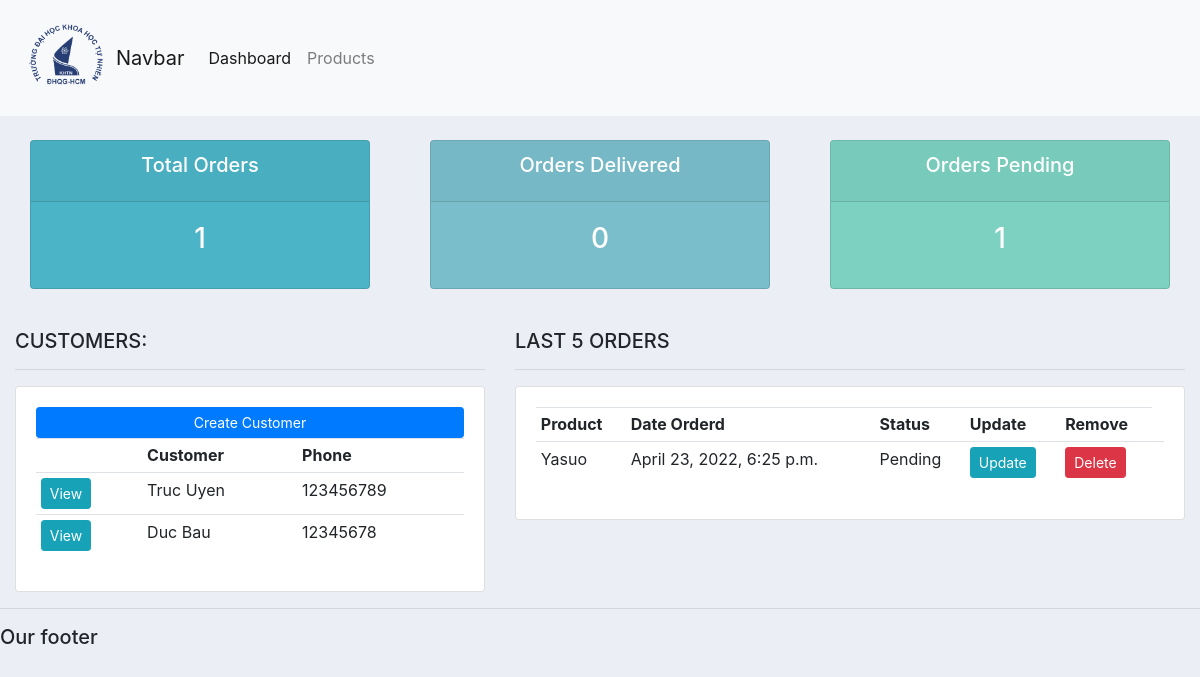
The app's page /, older data.
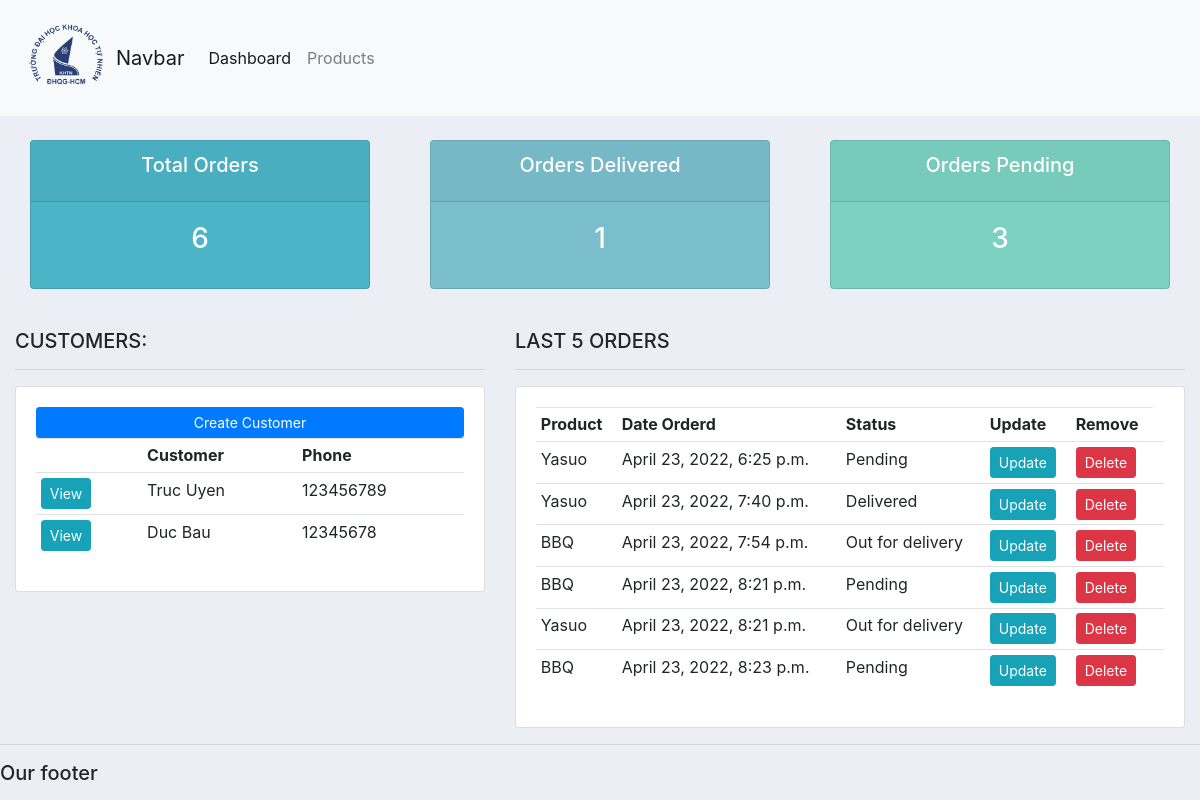
The same page, newer data.
### accounts/models.py (models this page shows, shortened)
class Customer(models.Model):
    name = models.CharField(max_length=200, null=True)
    phone = models.CharField(max_length=200, null=True)
    email = models.CharField(max_length=200, null=True)
    date_created = models.DateTimeField(auto_now_add=True)

class Order(models.Model):
    STATUS = (
        ('Pending', 'Pending'),
        ('Out for delivery', 'Out for delivery'),
        ('Delivered', 'Delivered')
    )
    customer = models.ForeignKey(Customer, null=True, on_delete=models.SET_NULL)
    product = models.ForeignKey(Product, null=True, on_delete=models.SET_NULL)
    date_created = models.DateTimeField(auto_now_add=True)
    status = models.CharField(max_length=200, null=True, choices=STATUS)
    note = models.CharField(max_length=200, null=True)

class Product(models.Model):
    CATELOGY = (
        ('Indoor', 'Indoor'),
        ('Outdoor', 'Outdoor')
    )
    name = models.CharField(max_length=200, null=True)
    price = models.FloatField(null=True)
    category = models.CharField(max_length=200, null=True, choices=CATELOGY)
    description = models.CharField(max_length=200, null=True,blank=True)
    date_created = models.DateTimeField(auto_now_add=True)
    tags = models.ManyToManyField(Tag)
    def __str__(self):
        return self.name

### accounts/views.py (the view)
# urls.py: 2. Add a URL to urlpatterns:  path('', views.home, name='home')
def home(request):
    orders = Order.objects.all()
    customers = Customer.objects.all()
    total_orders = orders.count()
    delivered = orders.filter(status='Delivered').count()
    pending = orders.filter(status='Pending').count()
    context = {'orders': orders, 'customers': customers,
               'total_orders': total_orders,
               'delivered': delivered,
               "pending": pending}
    return render(request, 'accounts/dashboard.html', context)

### templates/accounts/dashboard.html
<!DOCTYPE html>
{%  extends 'accounts/main.html' %}
{% block content %}
{%  include 'accounts/status.html' %}
<br>
<div class="row">
	<div class="col-md-5">
		<h5>CUSTOMERS:</h5>
		<hr>
		<div class="card card-body">
			<a class="btn btn-primary  btn-sm btn-block" href="">Create Customer</a>
			<table class="table table-sm">
				<tr>
					<th></th>
					<th>Customer</th>
					<th>Phone</th>
				</tr>
                {% for i in customers %}
                            <tr>
                                <td><a class="btn btn-sm btn-info" href="{% url 'customer' i.id  %}">View</a></td>
                                <td>{{i.name}}</td>
                                <td>{{i.phone}}</td>
                            </tr>
                {% endfor %}
			</table>
		</div>
	</div>
	<div class="col-md-7">
		<h5>LAST 5 ORDERS</h5>
		<hr>
		<div class="card card-body">
			<table class="table table-sm">
				<tr>
					<th>Product</th>
					<th>Date Orderd</th>
					<th>Status</th>
					<th>Update</th>
					<th>Remove</th>
				</tr>
                {% for i in orders %}
                            <tr>
                                <td>{{i.product}}</td>
                                <td>{{i.date_created}}</td>
                                <td>{{i.status}}</td>
                                <td><a class="btn btn-sm btn-info" href="{% url 'update_order' i.id %}">Update</a></td>
                                <td><a class="btn btn-sm btn-danger" href="{%  url 'delete_order' i.id %}">Delete</a></td>
                                <td></td>
                            </tr>
                {% endfor %}
			</table>
		</div>
	</div>
</div>
{% endblock %}

### templates/accounts/main.html (shortened to what this page needs)
{% load static %}
<!DOCTYPE html>
<html>
<head>
	<link rel="stylesheet" href="https://stackpath.bootstrapcdn.com/bootstrap/4.3.1/css/bootstrap.min.css">
    <link rel ='stylesheet' type="text/css" href="{%  static '/css/main.css' %}">
</head>
<body>
	{%  include 'accounts/navbar.html' %}
	<div class="container-fluid">
	{% block content %}
	{% endblock %}
    </div>
	<hr>
	<h5>Our footer</h5>
</body>
</html>

### templates/accounts/navbar.html (shortened to what this page needs)
{% load static %}
<nav class="navbar navbar-expand-lg navbar-light bg-light">
  <img src="{% static 'images/logo KHTN_REMAKE.png' %}" style="width:100px;height:100px;">
    <a class="navbar-brand" href="#">Navbar</a>
  <div class="collapse navbar-collapse" id="navbarNav">
    <ul class="navbar-nav">
      <li class="nav-item active">
        <a class="nav-link" href="{% url 'home' %}">Dashboard</a>
      </li>
      <li class="nav-item">
        <a class="nav-link" href="{% url 'products' %}">Products</a>
      </li>
    </ul>
  </div>
</nav>

### templates/accounts/status.html
<br>
<div class="row">
	<div class="col">
		<div class="col-md">
			<div class="card text-center text-white  mb-3" id="total-orders">
			  	<div class="card-header">
			  		<h5 class="card-title">Total Orders</h5>
			  	</div>
			  	<div class="card-body">
			    	<h3 class="card-title">{{ total_orders }}</h3>
			  	</div>
			</div>
		</div>
	</div>
	<div class="col">
		<div class="col-md">
			<div class="card text-center text-white  mb-3" id="orders-delivered">
			  	<div class="card-header">
			  		<h5 class="card-title">Orders Delivered</h5>
			  	</div>
			  	<div class="card-body">
			    	<h3 class="card-title">{{ delivered }}</h3>
			  	</div>
			</div>
		</div>
	</div>
	<div class="col">
		<div class="col-md">
			<div class="card text-center text-white  mb-3" id="orders-pending">
			  	<div class="card-header">
			  		<h5 class="card-title">Orders Pending</h5>
			  	</div>
			  	<div class="card-body">
			    	<h3 class="card-title">{{ pending }}</h3>
			  	</div>
			</div>
		</div>
	</div>
</div>

### static/css/main.css (style rules this page uses)
body { background-color: #ebeff5; }
#total-orders { background-color: #4cb4c7; }
#orders-delivered { background-color: #7abecc; }
#orders-pending { background-color: #7CD1C0; }

Row changes from the older to the newer data that the page shows:
added Order: product "Yasuo", date_created "April 23, 2022, 7:40 p.m.", status "Delivered"
added Order: product "BBQ", date_created "April 23, 2022, 7:54 p.m.", status "Out for delivery"
added Order: product "BBQ", date_created "April 23, 2022, 8:21 p.m.", status "Pending"
added Order: product "Yasuo", date_created "April 23, 2022, 8:21 p.m.", status "Out for delivery"
added Order: product "BBQ", date_created "April 23, 2022, 8:23 p.m.", status "Pending"
Text that changed along with them:
{{ total_orders }}: "1" → "6"
{{ delivered }}: "0" → "1"
{{ pending }}: "1" → "3"
